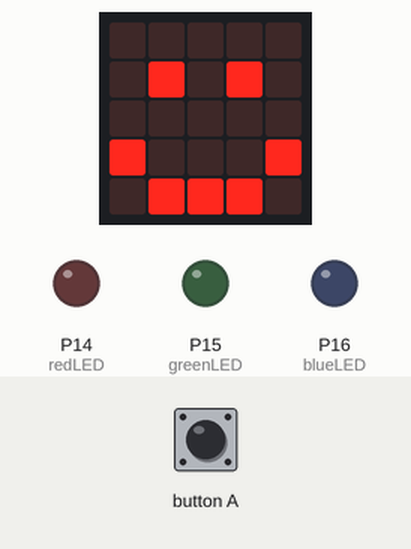
A program run on a simulated BBC micro:bit (MakeCode). Parts: the board's 5×5 LED display, output pins drawn as LEDs (lit = HIGH). The inputs (shaded band) are chosen by the test bench. The 48×5 strip is a reading aid, not a part: it shows the text the display is scrolling, unrolled, one strip-width of it at a time.

Above: at 1.8 s.
1.9 s: button A pressed for 0.15 s
At 6.3 s:
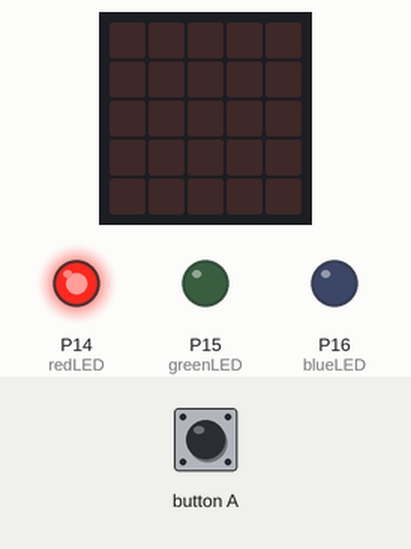
At 12.4 s:
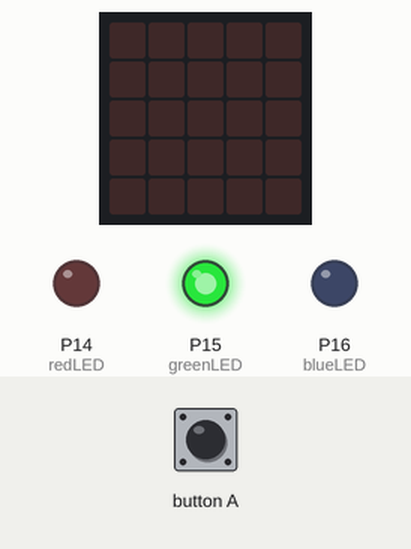
Timing chart, 0 to 20.0 s (numbered marks = the images above; inputs shaded):
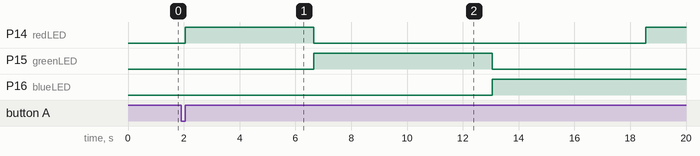

Measured:
- after the input at 1.9 s, P14 (redLED): LOW → HIGH after 0.15 s, → LOW 4.6 s later, → HIGH 11.9 s later; P15 (greenLED): LOW → HIGH after 4.8 s, → LOW 6.4 s later; P16 (blueLED): LOW → HIGH after 11.2 s; the display: first changes after 0.15 s (image 1 shows a later state)
- what the display in image 1 shows lasts 1.0 s, from 5.7 s to 6.7 s

The program:

main.ts
```typescript
// (licence header left out)
basic.clearScreen()
basic.showIcon(IconNames.Happy)

const redLED = DigitalPin.P14
const greenLED = DigitalPin.P15
const blueLED = DigitalPin.P16

// button A pressed

input.onButtonPressed(Button.A, function () {

    // red
    basic.clearScreen()
    pins.digitalWritePin(redLED, 1)
    basic.showString('Red')
    basic.pause(1000)
    pins.digitalWritePin(redLED, 0)

    // green
    pins.digitalWritePin(greenLED, 1)
    basic.showString('Green')
    basic.pause(1000)
    pins.digitalWritePin(greenLED, 0)

    // blue
    pins.digitalWritePin(blueLED, 1)
    basic.showString('Blue')
    basic.pause(1000)
    pins.digitalWritePin(blueLED, 0)

    // magenta
    pins.digitalWritePin(redLED, 1)
    pins.digitalWritePin(blueLED, 1)
    basic.showString('Magenta')
    basic.pause(1000)
    pins.digitalWritePin(redLED, 0)
    pins.digitalWritePin(blueLED, 0)

    // yellow
    pins.digitalWritePin(redLED, 1)
    pins.digitalWritePin(greenLED, 1)
    basic.showString('Yellow')
    basic.pause(1000)
    pins.digitalWritePin(redLED, 0)
    pins.digitalWritePin(greenLED, 0)

    // cyan
    pins.digitalWritePin(greenLED, 1)
    pins.digitalWritePin(blueLED, 1)
    basic.showString('Cyan')
    basic.pause(1000)
    pins.digitalWritePin(greenLED, 0)
    pins.digitalWritePin(blueLED, 0)

    // white
    pins.digitalWritePin(redLED, 1)
    pins.digitalWritePin(greenLED, 1)
    pins.digitalWritePin(blueLED, 1)
    basic.showString('White')
    basic.pause(1000)
    pins.digitalWritePin(redLED, 0)
    pins.digitalWritePin(greenLED, 0)
    pins.digitalWritePin(blueLED, 0)

})
```
